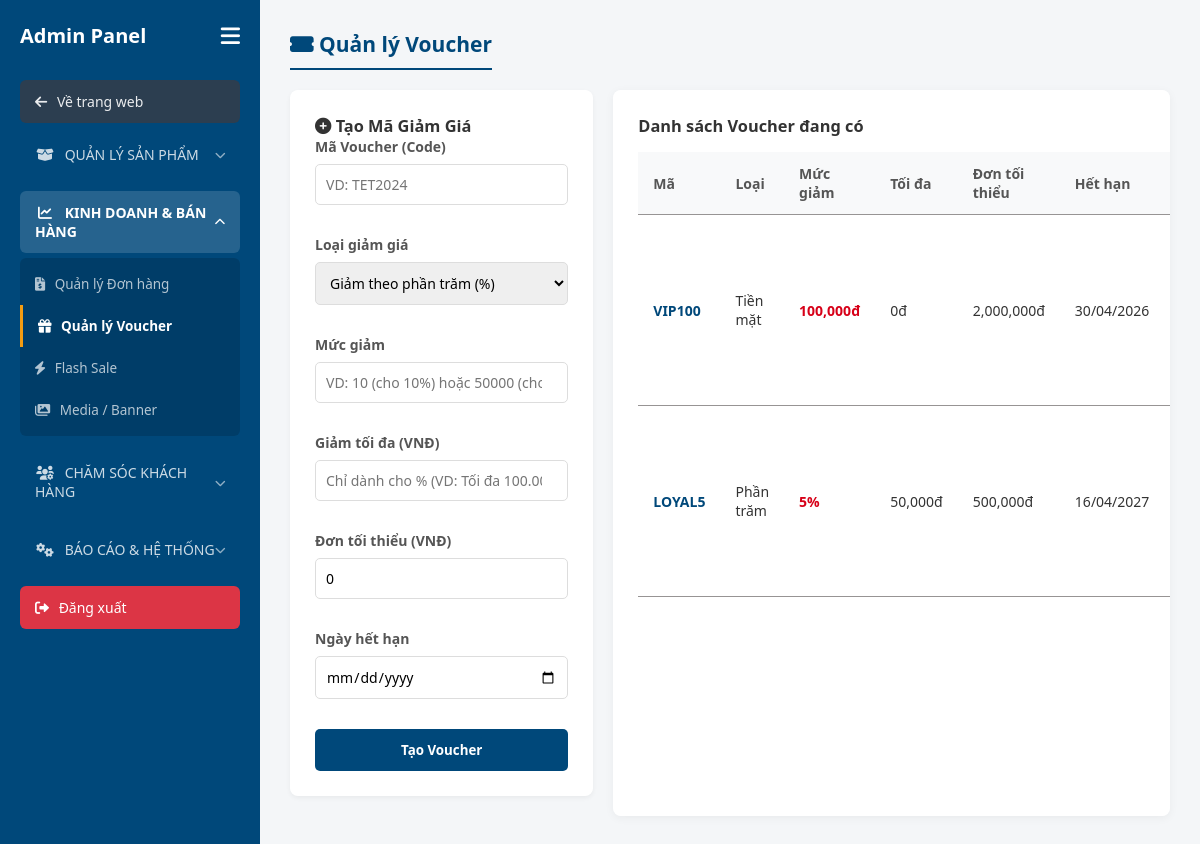
The app's page /admin/vouchers.php (signed in) with its own data.
### tables this page shows
CREATE TABLE `vouchers` (
  `id` int(11) NOT NULL,
  `code` varchar(50) NOT NULL,
  `type` enum('percent','fixed') NOT NULL,
  `discount_amount` decimal(10,2) NOT NULL,
  `max_discount` decimal(10,2) DEFAULT 0.00,
  `min_order_value` decimal(10,2) DEFAULT 0.00,
  `expiry_date` date NOT NULL,
  `created_at` timestamp NULL DEFAULT current_timestamp(),
  `is_reward_template` tinyint(1) NOT NULL DEFAULT 0 COMMENT '1=d??ng l??m voucher th?????ng t??? ?????ng sau checkout',
  `reward_min_order` decimal(15,0) NOT NULL DEFAULT 0 COMMENT '????n t???i thi???u ????? nh???n reward voucher n??y'
);

### admin/vouchers.php (the view, shortened to what this page needs)
<?php
include '../config/db.php';
$conn->query("DELETE FROM vouchers WHERE expiry_date < CURDATE() AND expiry_date != '0000-00-00'");
$vouchers = $conn->query("SELECT * FROM vouchers ORDER BY created_at DESC");
?>
<!DOCTYPE html>
<html lang="vi">
<head>
    <link rel="stylesheet" href="../assets/css/vouchers.css">
    <link rel="stylesheet" href="../assets/css/admin.css">
    <link rel="stylesheet" href="https://cdnjs.cloudflare.com/ajax/libs/font-awesome/6.0.0/css/all.min.css">
</head>
<body>
    <div class="admin-wrapper">
        <?php include '../includes/admin_sidebar.php'; ?>
        <div class="admin-content">
            <h2
                style="color: #00487a; margin-top: 0; border-bottom: 2px solid #00487a; padding-bottom: 10px; display: inline-block;">
                <i class="fa-solid fa-ticket-simple"></i> Quản lý Voucher
            </h2>
            <div class="voucher-container">
                <div class="form-section">
                    <h3 id="form-title" style="margin-top: 0; color: #333;"><i class="fa fa-plus-circle"></i> Tạo Mã
                        Giảm Giá</h3>
                    <form id="create-voucher-form">
                        <div class="form-group">
                            <label>Mã Voucher (Code)</label>
                            <input type="text" name="code" class="form-control" placeholder="VD: TET2024" required
                                style="text-transform: uppercase;">
                        </div>
                        <div class="form-group">
                            <label>Loại giảm giá</label>
                            <select name="type" id="discount-type" class="form-control">
                                <option value="percent">Giảm theo phần trăm (%)</option>
                            </select>
                        </div>
                        <div class="form-group">
                            <label>Mức giảm</label>
                            <input type="number" name="discount_amount" class="form-control"
                                placeholder="VD: 10 (cho 10%) hoặc 50000 (cho 50k)" required>
                        </div>
                        <div class="form-group" id="max-discount-group">
                            <label>Giảm tối đa (VNĐ)</label>
                            <input type="number" name="max_discount" class="form-control"
                                placeholder="Chỉ dành cho % (VD: Tối đa 100.000đ)">
                        </div>
                        <div class="form-group">
                            <label>Đơn tối thiểu (VNĐ)</label>
                            <input type="number" name="min_order_value" class="form-control"
                                placeholder="Đơn từ bao nhiêu mới được dùng?" value="0">
                        </div>
                        <div class="form-group">
                            <label>Ngày hết hạn</label>
                            <input type="date" name="expiry_date" class="form-control" required>
                        </div>
                        <button type="submit" id="btn-submit-voucher" class="btn-primary">Tạo Voucher</button>
                    </form>
                </div>
                <div class="list-section">
                    <h3 style="margin-top: 0; color: #333;">Danh sách Voucher đang có</h3>
                    <table>
                        <thead>
                            <tr>
                                <th>Mã</th>
                                <th>Loại</th>
                                <th>Mức giảm</th>
                                <th>Tối đa</th>
                                <th>Đơn tối thiểu</th>
                                <th>Hết hạn</th>
                                <th width="15%">Hành động</th>
                            </tr>
                        </thead>
                        <tbody>
                            <?php if ($vouchers->num_rows > 0): ?>
                            <?php while ($row = $vouchers->fetch_assoc()): ?>
                            <tr>
                                <td><b class="voucher-code-text"><?= htmlspecialchars($row['code']) ?></b></td>
                                <td><?= $row['type'] == 'percent' ? 'Phần trăm' : 'Tiền mặt' ?></td>
                                <td>
                                    <?php if ($row['type'] == 'percent'): ?>
                                    <span class="voucher-discount-text"><?= (float)$row['discount_amount'] ?>%</span>
                                    <?php else: ?>
                                    <span class="voucher-discount-text"><?= number_format($row['discount_amount']) ?>đ</span>
                                    <?php endif; ?>
                                </td>
                                <td><?= number_format($row['max_discount']) ?>đ</td>
                                <td><?= number_format($row['min_order_value']) ?>đ</td>
                                <td><?= date('d/m/Y', strtotime($row['expiry_date'])) ?></td>
                                <td class="voucher-action-td">
                                </td>
                            </tr>
                            <?php endwhile; ?>
                            <?php endif; ?>
                        </tbody>
                    </table>
                </div>
            </div>
        </div>
    </div>
</body>
</html>

### assets/css/vouchers.css (style rules this page uses)
body { margin: 0; font-family: "Segoe UI", Tahoma, Geneva, Verdana, sans-serif; background: #f4f6f8; }
.admin-wrapper { display: flex; min-height: 100vh; }
.admin-content { flex: 1; padding: 20px 30px; overflow-x: hidden; width: 100%; box-sizing: border-box; }
.voucher-container { display: flex; gap: 20px; flex-wrap: wrap; margin-top: 20px; }
.form-section { flex: 1; min-width: 300px; background: #fff; padding: 25px; border-radius: 8px; box-shadow: 0 2px 10px rgba(0, 0, 0, 0.05); align-self: flex-start; }
.list-section { flex: 2; min-width: 500px; background: #fff; padding: 25px; border-radius: 8px; box-shadow: 0 2px 10px rgba(0, 0, 0, 0.05); overflow-x: auto; }
.form-group { margin-bottom: 15px; }
.form-group label { display: block; margin-bottom: 8px; font-weight: 600; color: #333; font-size: 14px; }
.form-control { width: 100%; padding: 10px; border: 1px solid #ddd; border-radius: 5px; font-size: 14px; box-sizing: border-box; }
.btn-primary { background: #00487a; color: #fff; padding: 12px 20px; border: none; border-radius: 5px; cursor: pointer; font-weight: bold; width: 100%; transition: 0.2s; }
table { width: 100%; border-collapse: collapse; margin-top: 15px; font-size: 14px; }
th, td { border-bottom: 1px solid #979494; padding: 12px 15px; text-align: left; }
th { background-color: #f8f9fa; font-weight: 600; color: #555; }

### assets/css/admin.css (style rules this page uses)
:root { --primary: #00487a; --accent: #dc3545; --bg-gray: #f4f6f8; --white: #ffffff; --text: #333; --border: #e5e7eb; }
* { margin: 0; padding: 0; box-sizing: border-box; font-family: "Segoe UI", sans-serif; }
body { background-color: var(--bg-gray); color: var(--text); font-size: 14px; animation: pageSmoothLoad 0.25s ease-out forwards; }
.admin-content { transition: opacity 0.3s ease; }
.admin-content { flex: 1; padding: 30px; overflow-y: auto; }
.form-section { background: #fff; padding: 25px; border-radius: 8px; margin-bottom: 20px; box-shadow: 0 2px 5px rgba(0, 0, 0, 0.05); }
.form-group { margin-bottom: 15px; }
.form-group label, .form-label { display: block; margin-bottom: 8px; font-weight: 600; color: #555; font-size: 14px; }
.form-control { width: 100%; padding: 10px; border: 1px solid #ddd; border-radius: 5px; outline: none; font-size: 14px; margin-bottom: 15px; }
.voucher-code-text { color: #00487a; }
.voucher-discount-text { color: #d70018; font-weight: bold; }
.voucher-action-td { text-align: center; }

### records on screen
vouchers: code "VIP100", type "Tiền mặt", discount_amount "100,000", max_discount "0", min_order_value "2,000,000", expiry_date "30/04/2026"
vouchers: code "LOYAL5", type "Phần trăm", discount_amount "5", max_discount "50,000", min_order_value "500,000", expiry_date "16/04/2027"
